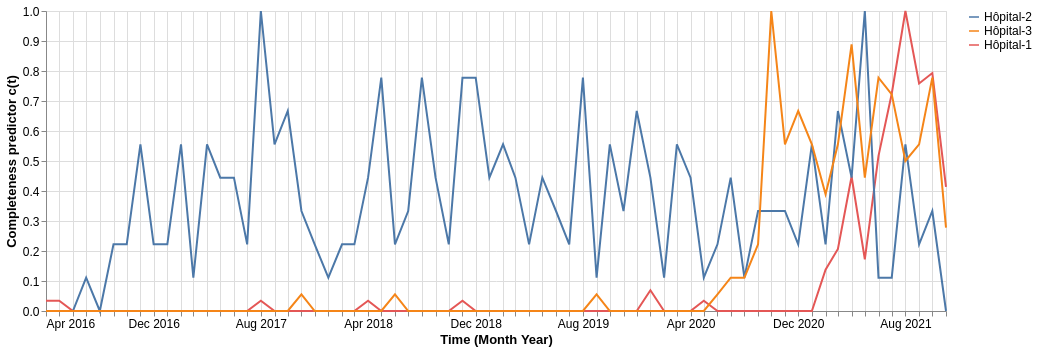

Vega-Lite specification for this chart:
### Vega-Lite specification from a JSON file in a GitHub repository (floating-point values rounded to 4 significant figures; data arrays with more than 128 entries replaced by an {"elided": "..."} marker saying what was removed)
{"config": {"view": {"continuousWidth": 300, "continuousHeight": 300}, "axis": {"labelFontSize": 12, "labelLimit": 500, "titleFontSize": 13}, "legend": {"labelFontSize": 12, "labelLimit": 500, "titleFontSize": 13}}, "data": {"name": "data-0bc1c1dcec093e0205a07cffb57bbaf1"}, "mark": {"type": "line"}, "encoding": {"color": {"field": "value", "sort": {"field": "n_visit", "op": "sum", "order": "descending"}, "title": null, "type": "nominal"}, "opacity": {"condition": {"param": "param_49", "value": 1}, "value": 0.2}, "tooltip": [{"field": "value", "title": "Index", "type": "nominal"}, {"field": "date", "timeUnit": "yearmonth", "title": "Date", "type": "temporal"}, {"field": "completeness", "format": ".2f", "title": "c(t)", "type": "quantitative"}], "x": {"axis": {"grid": true, "labelAngle": 0, "tickCount": "month"}, "field": "date", "timeUnit": "yearmonth", "title": "Time (Month Year)", "type": "temporal"}, "y": {"axis": {"grid": true}, "field": "completeness", "title": "Completeness predictor c(t)", "type": "quantitative"}}, "height": 300, "params": [{"name": "param_49", "select": {"type": "point", "fields": ["value"]}, "bind": "legend"}], "transform": [{"fold": ["care_site_short_name"], "as": ["index", "value"]}, {"joinaggregate": [{"op": "sum", "field": "n_visit", "as": "sum_visit"}], "groupby": ["value", "date"]}, {"joinaggregate": [{"op": "max", "field": "sum_visit", "as": "max_visit"}], "groupby": ["value"]}, {"calculate": "(datum.sum_visit / datum.max_visit)", "as": "completeness"}], "width": 900, "$schema": "https://vega.github.io/schema/vega-lite/v5.8.0.json", "datasets": {"data-0bc1c1dcec093e0205a07cffb57bbaf1": {"elided": "204 records"}}}
